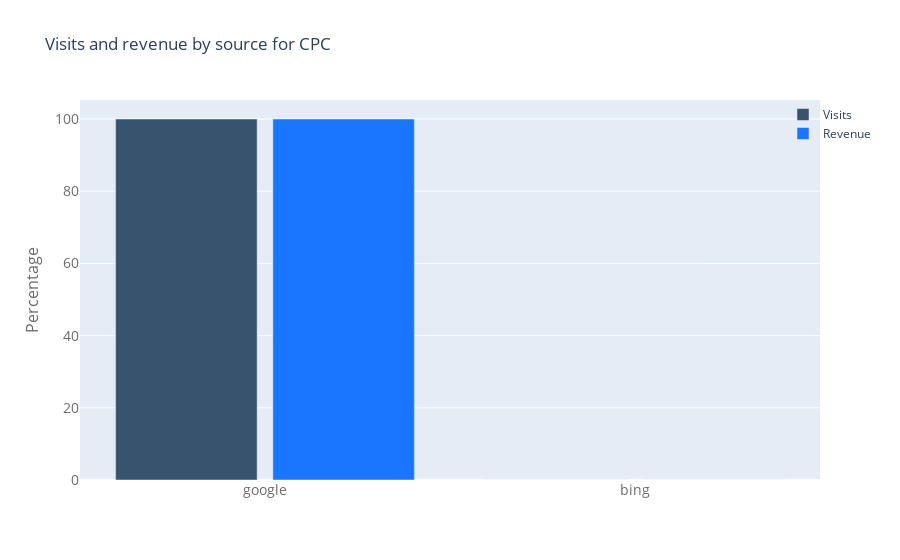

The notebook cell this image was saved under:
### Code cell
plotbar(train[train['medium'] == 'cpc'], 'source', 'Visits and revenue by source for CPC', top=None)

### Figure 1 — Plotly figure (JSON) as saved in the notebook; plotly's stock layout.template omitted (floating-point values rounded to 4 significant figures)
{"data": [{"marker": {"color": "rgb(55, 83, 109)"}, "name": "Visits", "type": "bar", "x": ["google", "bing"], "y": [99.99, 0.007646]}, {"marker": {"color": "rgb(26, 118, 255)"}, "name": "Revenue", "type": "bar", "x": ["google", "bing"], "y": [100.0, 0]}], "layout": {"bargap": 0.15, "bargroupgap": 0.1, "barmode": "group", "legend": {"bgcolor": "rgba(255, 255, 255, 0)", "bordercolor": "rgba(255, 255, 255, 0)", "x": 0.95, "y": 1}, "title": {"text": "Visits and revenue by source for CPC"}, "xaxis": {"tickfont": {"color": "rgb(107, 107, 107)", "size": 14}}, "yaxis": {"tickfont": {"color": "rgb(107, 107, 107)", "size": 14}, "title": {"font": {"color": "rgb(107, 107, 107)", "size": 16}, "text": "Percentage"}}}}
